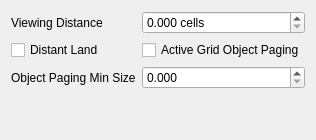
           <widget class="QWidget" name="terrainTab">
            <attribute name="title">
             <string>Terrain</string>
            </attribute>
            <layout class="QHBoxLayout" name="horizontalTerrainLayout">
             <item>
              <layout class="QGridLayout" name="terrainLayout" columnstretch="0,0">
               <item row="4" column="0">
                <widget class="QLabel" name="objectPagingMinSizeLabel">
                 <property name="toolTip">
                  <string>&lt;html&gt;&lt;head/&gt;&lt;body&gt;&lt;p&gt;Controls how large an object must be to be visible in the scene. The object’s size is divided by its distance to the camera and the result of the division is compared with this value. The smaller this value is, the more objects you will see in the scene.&lt;/p&gt;&lt;/body&gt;&lt;/html&gt;</string>
                 </property>
                 <property name="text">
                  <string>Object Paging Min Size</string>
                 </property>
                </widget>
               </item>
               <item row="4" column="1">
                <widget class="QDoubleSpinBox" name="objectPagingMinSizeComboBox">
                 <property name="decimals">
                  <number>3</number>
                 </property>
                 <property name="minimum">
                  <double>0.000000000000000</double>
                 </property>
                 <property name="maximum">
                  <double>0.250000000000000</double>
                 </property>
                 <property name="singleStep">
                  <double>0.005000000000000</double>
                 </property>
                </widget>
               </item>
               <item row="2" column="0">
                <widget class="QLabel" name="viewingDistanceLabel">
                 <property name="text">
                  <string>Viewing Distance</string>
                 </property>
                </widget>
               </item>
               <item row="2" column="1">
                <widget class="QDoubleSpinBox" name="viewingDistanceComboBox">
                 <property name="suffix">
                  <string> cells</string>
                 </property>
                 <property name="decimals">
                  <number>3</number>
                 </property>
                 <property name="minimum">
                  <double>0.000000000000000</double>
                 </property>
                 <property name="singleStep">
                  <double>0.125000000000000</double>
                 </property>
                </widget>
               </item>
               <item row="7" column="1">
                <spacer name="verticalSpacer_15">
                 <property name="orientation">
                  <enum>Qt::Vertical</enum>
                 </property>
                 <property name="sizeHint" stdset="0">
                  <size>
                   <width>20</width>
                   <height>40</height>
                  </size>
                 </property>
                </spacer>
               </item>
               <item row="3" column="0">
                <widget class="QCheckBox" name="distantLandCheckBox">
                 <property name="toolTip">
                  <string>&lt;html&gt;&lt;head/&gt;&lt;body&gt;&lt;p&gt;If true, use paging and LOD algorithms to display the entire terrain. If false, only display terrain of the loaded cells.&lt;/p&gt;&lt;/body&gt;&lt;/html&gt;</string>
                 </property>
                 <property name="text">
                  <string>Distant Land</string>
                 </property>
                </widget>
               </item>
               <item row="3" column="1">
                <widget class="QCheckBox" name="activeGridObjectPagingCheckBox">
                 <property name="toolTip">
                  <string>&lt;html&gt;&lt;head/&gt;&lt;body&gt;&lt;p&gt;Use object paging for active cells grid.&lt;/p&gt;&lt;/body&gt;&lt;/html&gt;</string>
                 </property>
                 <property name="text">
                  <string>Active Grid Object Paging</string>
                 </property>
                </widget>
               </item>
              </layout>
             </item>
            </layout>
           </widget>
